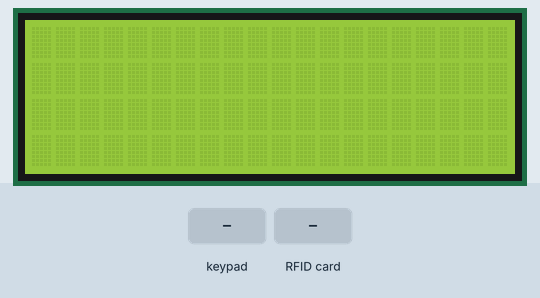
The sketch below on a simulated Arduino Nano, built with avr-gcc and run on an emulated ATmega328P. On the bench: 20×4 character LCD. The inputs (shaded band) are chosen by the test bench. Storage starts empty; what the sketch prints to the serial monitor is not drawn.

Above: at 1.3 s.
1.4 s: key 'A' pressed
At 2.6 s:
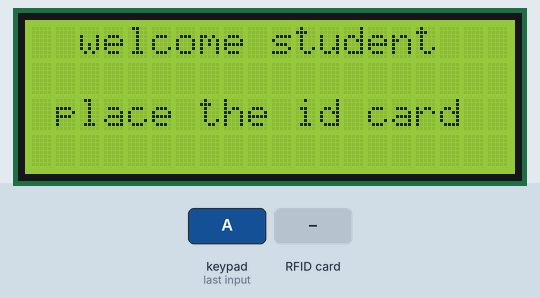
2.9 s: RFID card 5E 7A 19 C4 held to the reader
At 4.8 s:
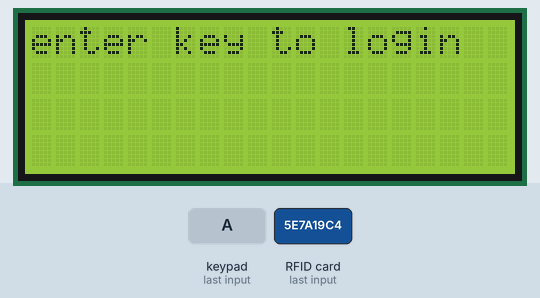
5.5 s: keypad keys 1 3 9 7 # pressed 0.4 s apart
At 8.2 s:
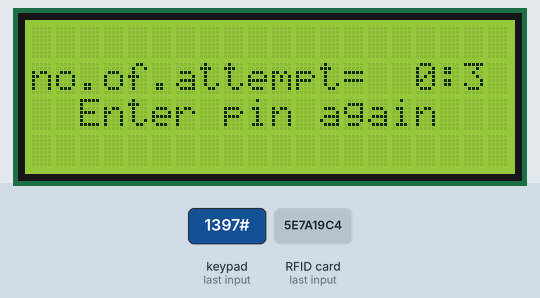
9.0 s: keypad keys 1 2 3 4 pressed 0.4 s apart
At 11.3 s:
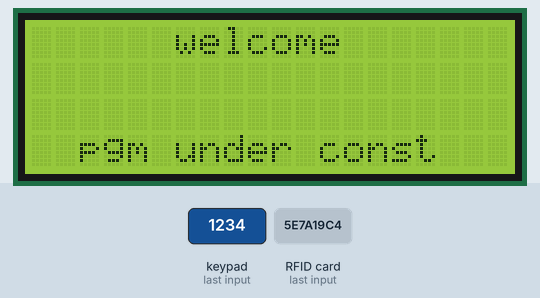
12.1 s: key '#' pressed
At 12.9 s:
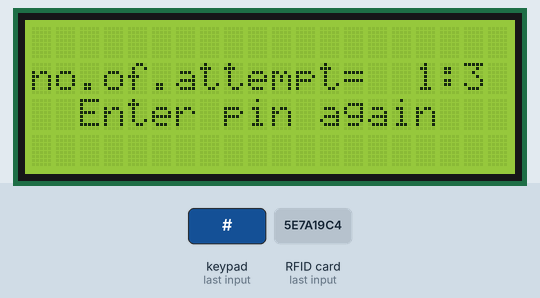
13.6 s: keypad keys 1 2 3 4 D pressed 0.4 s apart
At 14.62 s:
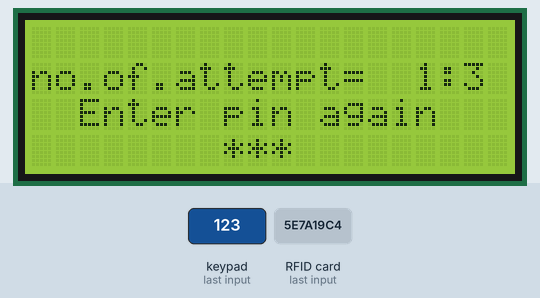
Timing chart, 0 to 16.6 s (numbered marks = the images above; inputs shaded):
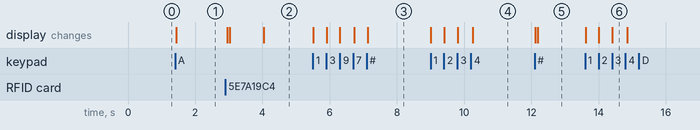

The sketch:

rfid_dabba_final_NEW_DHAMAKA_dham.ino
```cpp
#include "SPI.h"
#include "MFRC522.h"
#include <SoftwareSerial.h>
#include<String.h>
#include<SD.h>
#include <Wire.h>
#include<LiquidCrystal_I2C.h>
LiquidCrystal_I2C lcd(0x27,2,1,0,4,5,6,7,3,POSITIVE);
#define SS_PIN 9
#define RST_PIN 8
int temp=1;int m=50;
String rfidvalue;
const int chipSelect=4;
File file;
SoftwareSerial iot(11,10);
int ci;
int len,leni=0;
char tempchar;
char iotname[8]="";
/////////////////////////////////
#include "Keypad.h"
int kei=0;
const byte Rows= 4; //number of rows on the keypad i.e. 4
const byte Cols= 4; //number of columns on the keypad i,e, 3
char   key_pressed;
//we will definne the key map as on the key pad:
char  kepass[5];
char optkey[0];
String iotpass="1234";
String optchar="#";
char keymap[Rows][Cols]=
{
{'1', '2', '3','A'},
{'4', '5', '6','B'},
{'7', '8', '9','C'},
{'*', '0', '#','D'}
};

//  a char array is defined as it can be seen on the above


//keypad connections to the arduino terminals is given as:

byte rPins[Rows]= {A4,A5,A6,A7}; //Rows 0 to 3
byte cPins[Cols]= {A0,A1,A2,A3};

// command for library forkeypad
//initializes an instance of the Keypad class
Keypad kpd= Keypad(makeKeymap(keymap), rPins, cPins, Rows, Cols);

////////////////////////////////
int rfi=1;
MFRC522 rfid(SS_PIN, RST_PIN);

MFRC522::MIFARE_Key rfkey;

void setup() {
  Serial.begin(9600);
  SPI.begin();lcd.begin(20,4);
  rfid.PCD_Init();
   Serial.begin(9600);
  while (!Serial) {
    ; // wait for serial port to connect. Needed for native USB port only
  }
if (!SD.begin(chipSelect)) {
    Serial.println("Card failed, or not present");
    // don't do anything more:
    while (1);
  }

  Serial.print("Initializing SD card...");

  if (!SD.begin(4)) {
    Serial.println("initialization failed!");
    while (1);
  }
  Serial.println("initialization done.");
  iot.begin(9600);
}
void loop() {

  char var=keypod();
  switch(var)
{
  case 'A':
  Serial.println("A is pressed \n this opens normal program");
   while(1){
   pseudoloop();}
  break;
  case 'B':
  Serial.println("B p");
  break;
  case 'C':
  Serial.println("C p");
  break;
  case 'D':
  Serial.println("D p");
  break;
  }

}
void pseudoloop()
{
   if( rfi!=0){
    rf();
  }
}
void rf(){

  lcd.setCursor(2,0);
  lcd.print("welcome student");
  lcd.setCursor(1,2);
  lcd.print("place the id card");
  //Serial.println("welcome student");
//Serial.println("place the id card");
   if (!rfid.PICC_IsNewCardPresent() || !rfid.PICC_ReadCardSerial())
    return;

  // Serial.print(F("PICC type: "));
  MFRC522::PICC_Type piccType = rfid.PICC_GetType(rfid.uid.sak);
  // Serial.println(rfid.PICC_GetTypeName(piccType));

  // Check is the PICC of Classic MIFARE type
  if (piccType != MFRC522::PICC_TYPE_MIFARE_MINI &&
    piccType != MFRC522::PICC_TYPE_MIFARE_1K &&
    piccType != MFRC522::PICC_TYPE_MIFARE_4K) {
    Serial.println(F("Your tag is not of type MIFARE Classic."));
    return;
  }

  String strID = "";
  for (byte rfi = 0; rfi < 4; rfi++) {

    strID +=
    (rfid.uid.uidByte[rfi] < 0x10 ? "0" : "") +
    String(rfid.uid.uidByte[rfi], HEX) +
    (rfi!=3 ? "" : "");
  }
  strID.toUpperCase();
//not reqd Serial.println("place the card");
// thMis too lcd.setCursor(3,0);
// this as well lcd.print("place the card");

 Serial.print("Tap card rfkey: ");
  Serial.println(strID);
strID.concat(".txt");
Serial.print("this is concated file name: ");Serial.println(strID);
  rfid.PICC_HaltA();
  rfid.PCD_StopCrypto1();

  if (SD.exists(strID))
  {lcd.clear();
  File dataFile = SD.open(strID);
  if (dataFile) {
    leni=0;
    while ((tempchar =dataFile.read()) != -1) {
     Serial.println(tempchar);
      iotname[leni++]=tempchar;

    }
    dataFile.close();len=strlen(iotname);
    //iotname[len-1]='\0';
    Serial.print(".......");
    Serial.println(iotname);
  }
    Serial.print("welcome ");Serial.println(iotname);
    lcd.clear();
   action();
  }
  else
  {lcd.clear();
    Serial.println("unAutherised card please enter pin to conform");
    lcd.setCursor(0,0);
lcd.print("unauthorised access");
delay(1000);lcd.clear();lcd.print("enter key to login");
   keym();
  }
}
void keym(){
  kepass=="";
  //Serial.println("repeat");
  kei=0;
    while(kei<4){

      key_pressed=  kpd.getKey();
         if(key_pressed!=NULL){
        kepass[kei]=key_pressed;
        kei= kei+1;
        Serial.println(key_pressed);
       lcd.setCursor(8 + kei,3);lcd.print("*");
        key_pressed==NULL;

         }
       }
      Serial.print("..........."); Serial.print(kepass[2]);
       Serial.print("...........");
      Serial.println(kepass);

      if (iotpass.equals(kepass))
      {
        Serial.println("password accepted");
        action();
      }
      else
      {lcd.clear();lcd.setCursor(0,0);lcd.print("key rejected");lcd.setCursor(1,1);lcd.print("[#] to enter again?");
        Serial.println("password rejected");
      Serial.println(" [#] to enter again?");
      optkey=="";
  //Serial.println("repeat");
 int optkei=0;
   temp==1;
    while(temp<5){
      //Serial.println("temp stage");
    while( optkei<1){
      key_pressed=  kpd.getKey();
         if(key_pressed!=NULL){
       optkey[optkei++]=key_pressed;
        Serial.print(key_pressed);
        key_pressed==NULL;
     if (optkey[0]=='#')
      {
       conform();
      }
      Serial.println("stage overrided // you are blocked");
      //lcd.setCursor(16,1);lcd.print("3");
     lcd.setCursor(0,3);lcd.print("overriding cancelled"); lcd.clear();
       }
     }
   break; }

   }
}
void action(){
  lcd.clear();
  lcd.setCursor(6,0);
lcd.print("welcome" );
lcd.setCursor(6,1);
lcd.print(iotname);


  Serial.println("pgm under const");
lcd.setCursor(2,3);lcd.print("pgm under const");

iot.write(iotname);

  while(1){
 key_pressed = kpd.getKey();
 Serial.println(key_pressed);
    if(key_pressed=='#'){
      temp=67;
      lcd.clear();
      return 0;
      }
  }

}
void conform(){

  Serial.println("stage coform");
  while(temp!=5){
    Serial.println("stage wwhile");
for(ci=0;ci<3;ci++){
  lcd.clear();
  Serial.println("stage for");
if(temp!=67){
  Serial.println("stage before 589");
 lcd.setCursor(0,1);Serial.println("stage 67");
lcd.print("no.of.attempt=");
  //Serial.print("no of attempt =");
  lcd.setCursor(16,1);
 lcd.print(ci);
  //Serial.print(ci);
  lcd.setCursor(17,1);
  lcd.print(":3");
  //Serial.println(": out of 3");
  lcd.setCursor(2,2);
  lcd.print("Enter pin again");
  Serial.println("stage before");
  keymaction();Serial.println("stage after");
}
else{
return 0;}
}
Serial.println("stage end");
return 0;

}}
void keymaction(){
  kepass=="";
  //Serial.println("repeat");
  kei=0;
    while(kei<4){
        key_pressed=  kpd.getKey();
        if(key_pressed!=NULL){
        kepass[kei++]=key_pressed;
        lcd.setCursor(7 + kei,3);lcd.print("*");
        Serial.print("*");
        key_pressed==NULL;

         }
       }
      Serial.print("...........");
      Serial.println(kepass);

      if (iotpass.equals(kepass))
      { lcd.clear();lcd.setCursor(0,1);lcd.print("password accepted!!!");
        Serial.println("password accepted!!!");
        temp=67;
        action();
      }
      temp=0;
      return;
}
char keypod(){
    char keypressed = kpd.getKey();
     if (keypressed != NO_KEY)
     {
          Serial.println(keypressed);
     }
     return keypressed;
  }
```

Measured:
- after the input at 1.4 s, the display: changes at once (image 1)
- after the input at 2.9 s, the display: first changes after 0.06 s (image 2 shows a later state)
- after the input at 5.5 s, the display: first changes at once (image 3 shows a later state)
- after the input at 9.0 s, the display: first changes at once (image 4 shows a later state)
- after the input at 12.1 s, the display: first changes at once (image 5 shows a later state)
- after the input at 13.6 s, the display: first changes at once (image 6 shows a later state)
